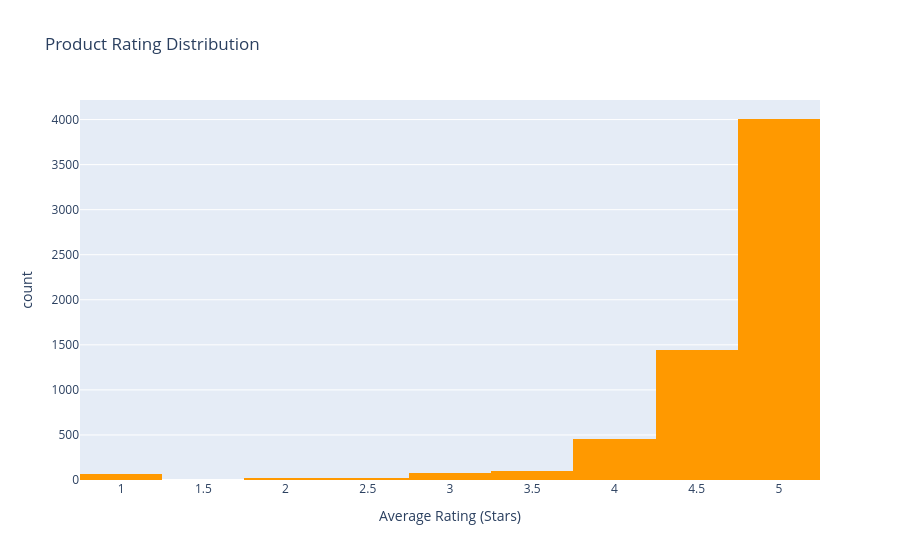

Write notebook code for a chart like this one.
### Markdown cell above
### **6.3. Product Rating Distribution**

**Câu hỏi:** Phân bố mức độ hài lòng của khách hàng đối với các sản phẩm như thế nào?

**Phương pháp:** Sử dụng Histogram để thống kê tần suất các mức sao từ 1 đến 5 đối với các sản phẩm đã có lượt đánh giá.

### Code cell
if 'rating_average' in df.columns:
    df_rated = df[df['rating_average'] > 0]
    fig5 = px.histogram(df_rated, x='rating_average',
                       title='Product Rating Distribution',
                       labels={'rating_average': 'Average Rating (Stars)', 'count': 'Number of Products'},
                       nbins=20, color_discrete_sequence=['#ff9900'])
    fig5.show()

### Figure 1 — Plotly figure (JSON) as saved in the notebook; plotly's stock layout.template omitted (floating-point values rounded to 4 significant figures; data arrays with more than 128 entries replaced by an {"elided": "..."} marker saying what was removed)
{"data": [{"bingroup": "x", "hovertemplate": "Average Rating (Stars)=%{x}<br>count=%{y}<extra></extra>", "legendgroup": "", "marker": {"color": "#ff9900", "pattern": {"shape": ""}}, "name": "", "nbinsx": 20, "orientation": "v", "showlegend": false, "type": "histogram", "x": {"elided": "6197 float values"}, "xaxis": "x", "yaxis": "y"}], "layout": {"barmode": "relative", "legend": {"tracegroupgap": 0}, "title": {"text": "Product Rating Distribution"}, "xaxis": {"anchor": "y", "domain": [0, 1], "title": {"text": "Average Rating (Stars)"}}, "yaxis": {"anchor": "x", "domain": [0, 1], "title": {"text": "count"}}}}
